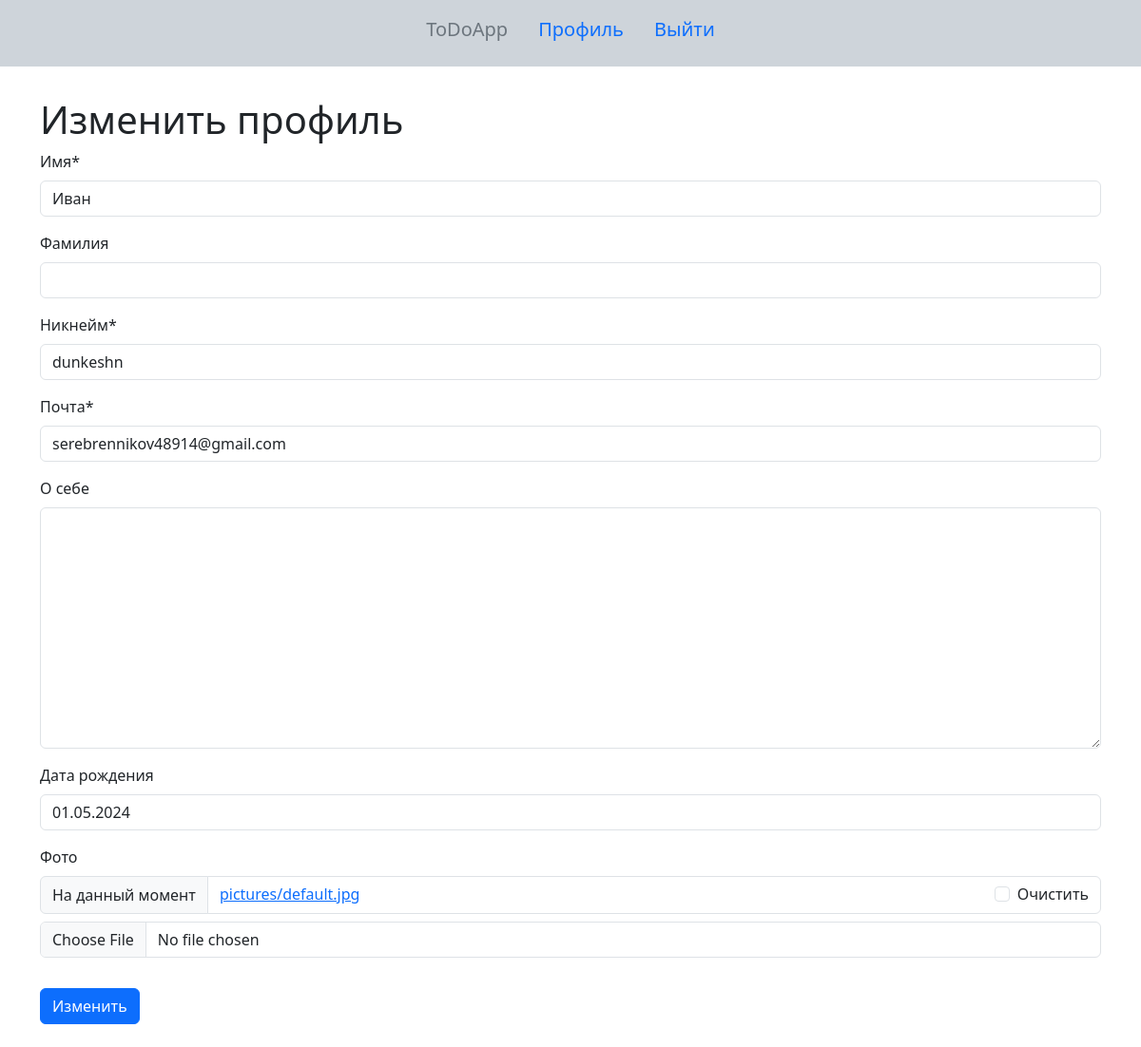
/profile/edit/ (signed in), run on the app's committed database.
### core/models.py (models this page shows, shortened)
class User(AbstractUser):
    name = models.CharField(max_length=100, verbose_name='Имя')  # Имя пользователя
    last_name = models.CharField(max_length=100, blank=True, verbose_name='Фамилия')  # Фамилия пользователя
    nickname = models.CharField(max_length=100, unique=True, verbose_name='Никнейм')  # Уникальный никнейм пользователя
    email = models.CharField(max_length=100, unique=True, verbose_name='Почта')  # Уникальный адрес электронной почты пользователя
    about = models.TextField(blank=True, verbose_name='О себе')  # О себе пользователя
    date_of_birth = models.DateField(null=True, blank=True, verbose_name='Дата рождения')  # Дата рождения пользователя
    picture = models.ImageField(upload_to='pictures', null=True, blank=True, default='pictures/default.jpg', verbose_name='Фото')  # Фотография пользователя
    friends = models.ManyToManyField('self', blank=True, verbose_name='Друзья', symmetrical=False)  # Друзья пользователя
    is_active = models.BooleanField(default=True)  # Флаг активности пользователя
    is_staff = models.BooleanField(default=False)  # Флаг сотрудника (доступ к админке)
    is_superuser = models.BooleanField(default=False)  # Флаг суперпользователя
    date_joined = models.DateTimeField(auto_now_add=True)  # Дата регистрации пользователя
    username = None
    objects = UserManager()  # Менеджер объектов пользователей
    USERNAME_FIELD = 'email'  # Поле, используемое для входа в систему
    REQUIRED_FIELDS = ['nickname']  # Обязательные поля при создании пользователя
    class Meta:
        verbose_name = 'Пользователь'  # Название модели в единственном числе
        verbose_name_plural = 'Пользователи'  # Название модели во множественном числе
        ordering = ['email']  # Сортировка пользователей по адресу электронной почты

### core/views.py (the view)
# urls.py: path('profile/edit/', views.edit_profile, name='profile-edit'),  # Редактирование профиля
def edit_profile(request):
    if request.method == 'POST':
        form = ChangeProfileForm(request.POST, request.FILES, instance=request.user)
        if form.is_valid():
            form.save()
            return redirect('profile')  # Redirect to the profile page after successful form submission
    else:
        form = ChangeProfileForm(instance=request.user)
    return render(request, 'edit_profile.html', {'form': form})

### core/forms.py
class ChangeProfileForm(forms.ModelForm):
    class Meta:
        model = User
        fields = ['name', 'last_name', 'nickname', 'email', 'about', 'date_of_birth', 'picture']

### templates/edit_profile.html (shortened to what this page needs)
{% load crispy_forms_tags %}
<!DOCTYPE html>
<html lang="en">
<head>
            <link href="https://cdn.jsdelivr.net/npm/bootstrap@5.3.3/dist/css/bootstrap.min.css" rel="stylesheet">
</head>
<body>
<div class="pt-2 pb-3 bg-dark-subtle">
    {% include 'inc/_navbar.html' %}
</div>
<div class="container mt-3 py-3 pb-4">
    <h1>Изменить профиль</h1>
    <form method="POST" enctype="multipart/form-data">
        {{ form|crispy }}
        <button type="submit" class="mt-3 btn btn-primary">Изменить</button>
    </form>
</div>
</body>
</html>

### data on the page
User: name "Иван", nickname "dunkeshn", email "serebrennikov48914@gmail.com", date_of_birth "01.05.2024"
